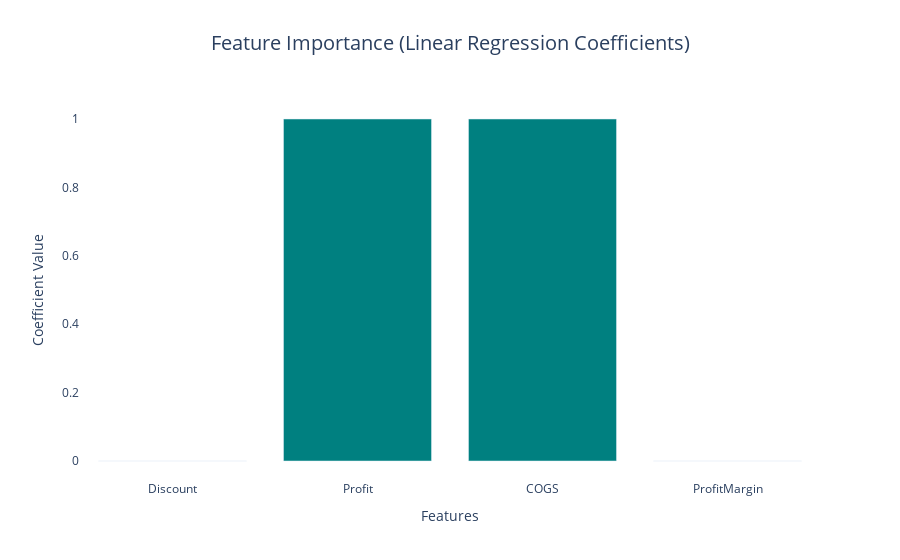
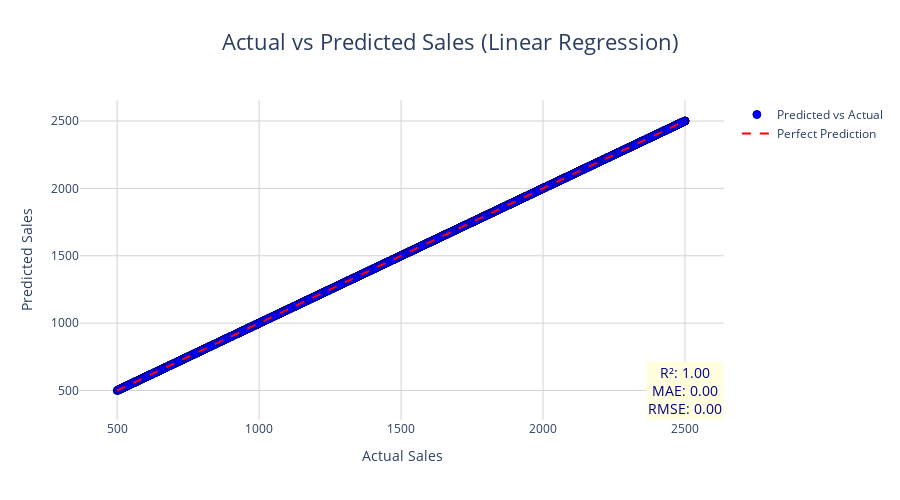

Notebook code for these charts, in order:
### Code cell
import pandas as pd
from sklearn.model_selection import train_test_split
from sklearn.linear_model import LinearRegression
from sklearn.metrics import r2_score, mean_absolute_error, mean_squared_error
import numpy as np
import plotly.graph_objects as go


# Select valid features and target
X = df[['Discount', 'Profit', 'COGS', 'ProfitMargin']]
y = df['Sales']

# Split dataset
X_train, X_test, y_train, y_test = train_test_split(X, y, test_size=0.2, random_state=42)

# Train model
model = LinearRegression()
model.fit(X_train, y_train)

# Predictions
y_pred = model.predict(X_test)

# Evaluation metrics
r2 = r2_score(y_test, y_pred)
mae = mean_absolute_error(y_test, y_pred)
rmse = np.sqrt(mean_squared_error(y_test, y_pred))

# ------------------------------------------
# 1. BAR CHART – Feature Coefficients
# ------------------------------------------
coefficients = pd.DataFrame({'Feature': X.columns, 'Coefficient': model.coef_})

fig1 = go.Figure(go.Bar(
    x=coefficients['Feature'],
    y=coefficients['Coefficient'],
    marker_color='teal'
))
fig1.update_layout(
    title=dict(text="Feature Importance (Linear Regression Coefficients)", x=0.5, font=dict(size=20)),
    xaxis_title="Features",
    yaxis_title="Coefficient Value",
    plot_bgcolor='white',
    paper_bgcolor='white'
)

# ------------------------------------------
# 2. SCATTER PLOT – Actual vs Predicted Sales
# ------------------------------------------
fig2 = go.Figure()

# Scatter points
fig2.add_trace(go.Scatter(
    x=y_test,
    y=y_pred,
    mode='markers',
    marker=dict(color='blue', size=8, line=dict(color='darkblue', width=1)),
    name='Predicted vs Actual'
))

# Perfect prediction line
fig2.add_trace(go.Scatter(
    x=[min(y_test), max(y_test)],
    y=[min(y_test), max(y_test)],
    mode='lines',
    line=dict(color='red', dash='dash'),
    name='Perfect Prediction'
))

# Add metrics annotation
fig2.add_annotation(
    x=max(y_test),
    y=min(y_test),
    text=f"R²: {r2:.2f}<br>MAE: {mae:.2f}<br>RMSE: {rmse:.2f}",
    showarrow=False,
    font=dict(size=14, color="darkblue"),
    bgcolor='lightyellow'
)

fig2.update_layout(
    title=dict(text="Actual vs Predicted Sales (Linear Regression)", x=0.5, font=dict(size=22)),
    xaxis=dict(title="Actual Sales", gridcolor='lightgray'),
    yaxis=dict(title="Predicted Sales", gridcolor='lightgray'),
    plot_bgcolor='white',
    paper_bgcolor='white',
    height=500
)

# Show both charts
fig1.show()
fig2.show()

### Figure 1 — Plotly figure (JSON) as saved in the notebook; plotly's stock layout.template omitted (floating-point values rounded to 4 significant figures)
{"data": [{"marker": {"color": "teal"}, "type": "bar", "x": ["Discount", "Profit", "COGS", "ProfitMargin"], "y": [-2.057e-13, 1.0, 1.0, -1.331e-14]}], "layout": {"paper_bgcolor": "white", "plot_bgcolor": "white", "title": {"font": {"size": 20}, "text": "Feature Importance (Linear Regression Coefficients)", "x": 0.5}, "xaxis": {"title": {"text": "Features"}}, "yaxis": {"title": {"text": "Coefficient Value"}}}}

### Figure 2 — Plotly figure (JSON) as saved in the notebook; plotly's stock layout.template omitted (floating-point values rounded to 4 significant figures; data arrays with more than 128 entries replaced by an {"elided": "..."} marker saying what was removed)
{"data": [{"marker": {"color": "blue", "line": {"color": "darkblue", "width": 1}, "size": 8}, "mode": "markers", "name": "Predicted vs Actual", "type": "scatter", "x": {"elided": "1999 int values"}, "y": {"elided": "1999 float values"}}, {"line": {"color": "red", "dash": "dash"}, "mode": "lines", "name": "Perfect Prediction", "type": "scatter", "x": [500, 2500], "y": [500, 2500]}], "layout": {"annotations": [{"bgcolor": "lightyellow", "font": {"color": "darkblue", "size": 14}, "showarrow": false, "text": "R²: 1.00<br>MAE: 0.00<br>RMSE: 0.00", "x": 2500, "y": 500}], "height": 500, "paper_bgcolor": "white", "plot_bgcolor": "white", "title": {"font": {"size": 22}, "text": "Actual vs Predicted Sales (Linear Regression)", "x": 0.5}, "xaxis": {"gridcolor": "lightgray", "title": {"text": "Actual Sales"}}, "yaxis": {"gridcolor": "lightgray", "title": {"text": "Predicted Sales"}}}}
